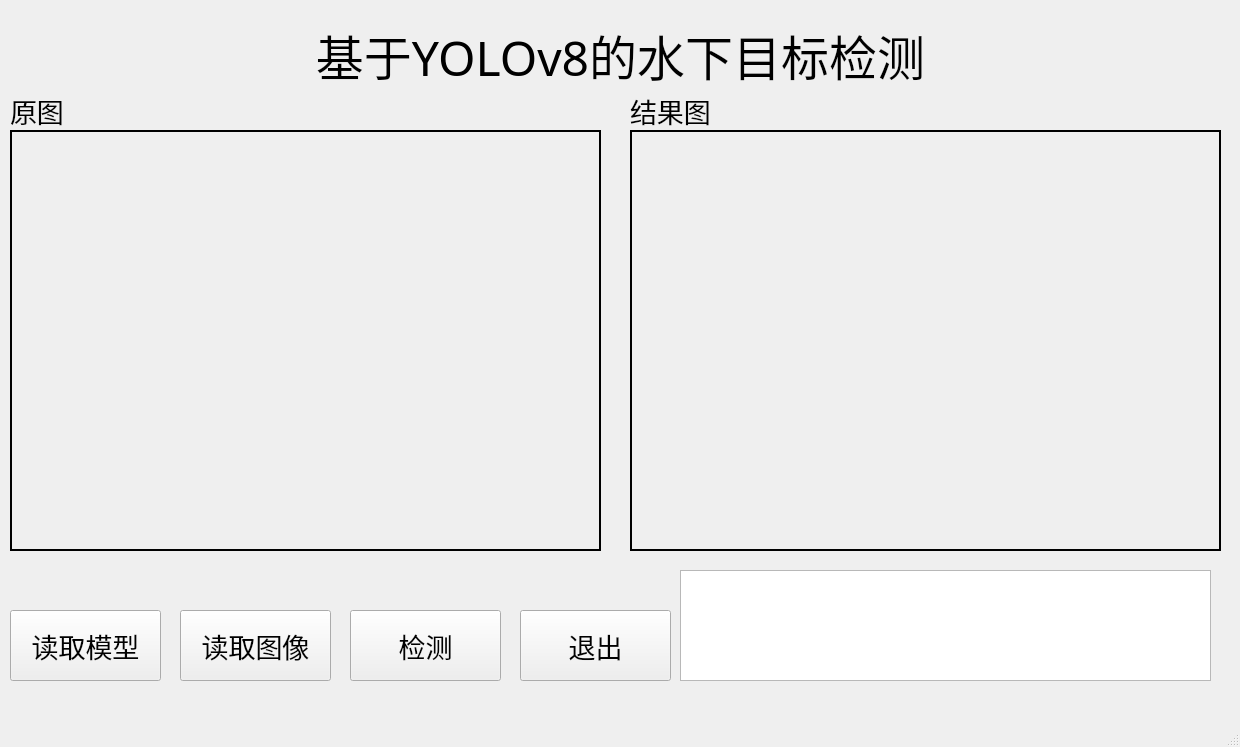
<?xml version="1.0" encoding="UTF-8"?>
<ui version="4.0">
 <class>MainWindow</class>
 <widget class="QMainWindow" name="MainWindow">
  <property name="geometry">
   <rect>
    <x>0</x>
    <y>0</y>
    <width>1240</width>
    <height>747</height>
   </rect>
  </property>
  <property name="windowTitle">
   <string>MainWindow</string>
  </property>
  <widget class="QWidget" name="centralwidget">
   <widget class="QPushButton" name="load_image">
    <property name="geometry">
     <rect>
      <x>180</x>
      <y>610</y>
      <width>151</width>
      <height>71</height>
     </rect>
    </property>
    <property name="font">
     <font>
      <pointsize>20</pointsize>
     </font>
    </property>
    <property name="text">
     <string>读取图像</string>
    </property>
    <property name="iconSize">
     <size>
      <width>16</width>
      <height>16</height>
     </size>
    </property>
   </widget>
   <widget class="QPushButton" name="detect">
    <property name="geometry">
     <rect>
      <x>350</x>
      <y>610</y>
      <width>151</width>
      <height>71</height>
     </rect>
    </property>
    <property name="font">
     <font>
      <pointsize>20</pointsize>
     </font>
    </property>
    <property name="text">
     <string>检测</string>
    </property>
    <property name="iconSize">
     <size>
      <width>16</width>
      <height>16</height>
     </size>
    </property>
   </widget>
   <widget class="QPushButton" name="exit">
    <property name="geometry">
     <rect>
      <x>520</x>
      <y>610</y>
      <width>151</width>
      <height>71</height>
     </rect>
    </property>
    <property name="font">
     <font>
      <pointsize>20</pointsize>
     </font>
    </property>
    <property name="text">
     <string>退出</string>
    </property>
    <property name="iconSize">
     <size>
      <width>16</width>
      <height>16</height>
     </size>
    </property>
   </widget>
   <widget class="QLabel" name="ori_win">
    <property name="geometry">
     <rect>
      <x>10</x>
      <y>130</y>
      <width>591</width>
      <height>421</height>
     </rect>
    </property>
    <property name="frameShape">
     <enum>QFrame::WinPanel</enum>
    </property>
    <property name="text">
     <string/>
    </property>
   </widget>
   <widget class="QLabel" name="vis_win">
    <property name="geometry">
     <rect>
      <x>630</x>
      <y>130</y>
      <width>591</width>
      <height>421</height>
     </rect>
    </property>
    <property name="frameShape">
     <enum>QFrame::WinPanel</enum>
    </property>
    <property name="text">
     <string/>
    </property>
   </widget>
   <widget class="QLabel" name="label">
    <property name="geometry">
     <rect>
      <x>10</x>
      <y>90</y>
      <width>121</width>
      <height>41</height>
     </rect>
    </property>
    <property name="font">
     <font>
      <family>Adobe Heiti Std</family>
      <pointsize>20</pointsize>
     </font>
    </property>
    <property name="text">
     <string>原图</string>
    </property>
   </widget>
   <widget class="QLabel" name="label_2">
    <property name="geometry">
     <rect>
      <x>630</x>
      <y>90</y>
      <width>121</width>
      <height>41</height>
     </rect>
    </property>
    <property name="font">
     <font>
      <family>Adobe Heiti Std</family>
      <pointsize>20</pointsize>
     </font>
    </property>
    <property name="text">
     <string>结果图</string>
    </property>
   </widget>
   <widget class="QLabel" name="title">
    <property name="geometry">
     <rect>
      <x>20</x>
      <y>20</y>
      <width>1201</width>
      <height>71</height>
     </rect>
    </property>
    <property name="palette">
     <palette>
      <active>
       <colorrole role="WindowText">
        <brush brushstyle="SolidPattern">
         <color alpha="255">
          <red>0</red>
          <green>0</green>
          <blue>0</blue>
         </color>
        </brush>
       </colorrole>
      </active>
      <inactive>
       <colorrole role="WindowText">
        <brush brushstyle="SolidPattern">
         <color alpha="255">
          <red>0</red>
          <green>0</green>
          <blue>0</blue>
         </color>
        </brush>
       </colorrole>
      </inactive>
      <disabled>
       <colorrole role="WindowText">
        <brush brushstyle="SolidPattern">
         <color alpha="255">
          <red>120</red>
          <green>120</green>
          <blue>120</blue>
         </color>
        </brush>
       </colorrole>
      </disabled>
     </palette>
    </property>
    <property name="font">
     <font>
      <family>Adobe Heiti Std</family>
      <pointsize>36</pointsize>
     </font>
    </property>
    <property name="layoutDirection">
     <enum>Qt::LeftToRight</enum>
    </property>
    <property name="text">
     <string>基于YOLOv8的水下目标检测</string>
    </property>
    <property name="alignment">
     <set>Qt::AlignCenter</set>
    </property>
   </widget>
   <widget class="QPushButton" name="load_model">
    <property name="geometry">
     <rect>
      <x>10</x>
      <y>610</y>
      <width>151</width>
      <height>71</height>
     </rect>
    </property>
    <property name="font">
     <font>
      <pointsize>20</pointsize>
     </font>
    </property>
    <property name="text">
     <string>读取模型</string>
    </property>
    <property name="iconSize">
     <size>
      <width>16</width>
      <height>16</height>
     </size>
    </property>
   </widget>
   <widget class="QTextBrowser" name="output_text">
    <property name="geometry">
     <rect>
      <x>680</x>
      <y>570</y>
      <width>531</width>
      <height>111</height>
     </rect>
    </property>
   </widget>
  </widget>
  <widget class="QMenuBar" name="menubar">
   <property name="geometry">
    <rect>
     <x>0</x>
     <y>0</y>
     <width>1240</width>
     <height>23</height>
    </rect>
   </property>
  </widget>
  <widget class="QStatusBar" name="statusbar"/>
 </widget>
 <resources/>
 <connections>
  <connection>
   <sender>load_image</sender>
   <signal>clicked()</signal>
   <receiver>MainWindow</receiver>
   <slot>load_image_clicked()</slot>
   <hints>
    <hint type="sourcelabel">
     <x>264</x>
     <y>688</y>
    </hint>
    <hint type="destinationlabel">
     <x>151</x>
     <y>619</y>
    </hint>
   </hints>
  </connection>
  <connection>
   <sender>detect</sender>
   <signal>clicked()</signal>
   <receiver>MainWindow</receiver>
   <slot>detect_clicked()</slot>
   <hints>
    <hint type="sourcelabel">
     <x>397</x>
     <y>674</y>
    </hint>
    <hint type="destinationlabel">
     <x>405</x>
     <y>616</y>
    </hint>
   </hints>
  </connection>
  <connection>
   <sender>exit</sender>
   <signal>clicked()</signal>
   <receiver>MainWindow</receiver>
   <slot>exit_clicked()</slot>
   <hints>
    <hint type="sourcelabel">
     <x>598</x>
     <y>665</y>
    </hint>
    <hint type="destinationlabel">
     <x>622</x>
     <y>625</y>
    </hint>
   </hints>
  </connection>
  <connection>
   <sender>load_model</sender>
   <signal>clicked()</signal>
   <receiver>MainWindow</receiver>
   <slot>load_model_clicked()</slot>
   <hints>
    <hint type="sourcelabel">
     <x>100</x>
     <y>690</y>
    </hint>
    <hint type="destinationlabel">
     <x>94</x>
     <y>721</y>
    </hint>
   </hints>
  </connection>
 </connections>
 <slots>
  <slot>load_image_clicked()</slot>
  <slot>detect_clicked()</slot>
  <slot>exit_clicked()</slot>
  <slot>load_model_clicked()</slot>
 </slots>
</ui>
